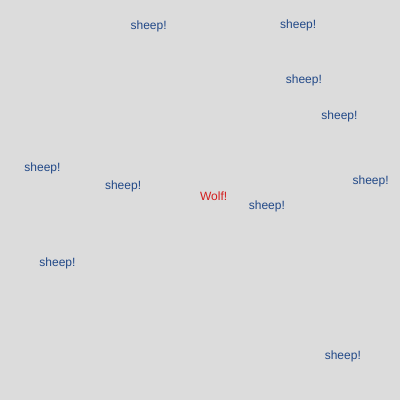
Frame 1 (no input)
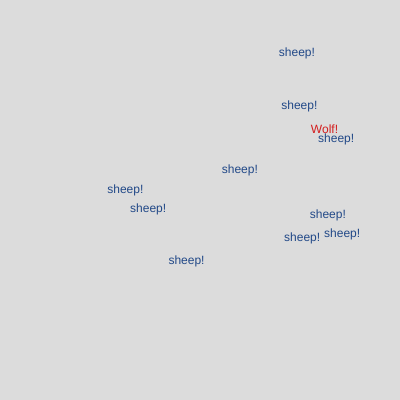
Frame 60 (no input)
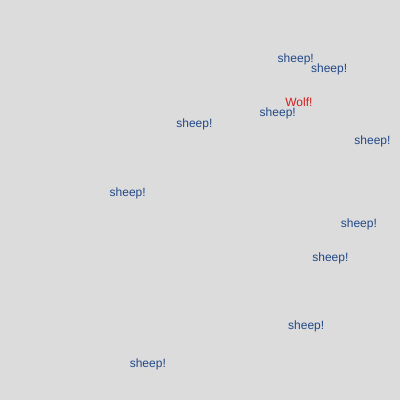
Frame 120 (the mouse pressed at the canvas centre since frame 60)

The p5.js sketch that drew these frames (run headless with seeded random() and noise() and a simulated clock; from frame 60 on, the mouse is pressed at the canvas centre):

// p5.js sketch
// ── sketch.js
//This code reproduce the comportement of an attacker (the wolf) and some other species (the sheep).
//The comportement could be improve, the escape of the sheep more realistic for example.
//If the random is good, the wolf run from the sheep to an another, it works pretty well.


var w;
var s;
var sheeps = new Array();

var imgWolf, imgSheep;


var selectedSheep = null
var previousSheep = null;

const BORDER_LIMIT = 50;

function setup() {
  createCanvas(400, 400);
  w = new Wolf();

  //Generation of the sheeps
  for(var i=0; i<10; i++){
    sheeps.push(new Sheep(i*10));
  }
}

function draw() {
  background(220);
  var closestSheep = createVector(0, height);

  //for each sheep, i calculate the distance between the wolf and the sheep. I keep the closest sheep to move the wolf to the sheep.
  for(var i=0; i<sheeps.length; i++){
    sheeps[i].update();
    sheeps[i].display();
    var distanceVector = w.calculateDistanceFrom(sheeps[i].pos);
    if(distanceVector.mag() < closestSheep.mag()){
      closestSheep = distanceVector;
      previousSheep = selectedSheep;
      selectedSheep = i;
    }
  }

  //the previous sheep is safe from the wolf
  if(!!previousSheep){
    sheeps[previousSheep].escapedFromTheWolf();
  }

  //the sheep is designed as target for the wolf
  if(selectedSheep !== null && !!sheeps[selectedSheep] && !sheeps[selectedSheep].isChased){
    sheeps[selectedSheep].runAwayFromWolf(closestSheep);
  }
  w.runAfterSheep(closestSheep);
  w.update();
  w.display();
}

function Wolf(){
  this.pos = createVector(width/2, height/2);
  this.vel = createVector(0, 0);
  this.acc = createVector(0, 0);
  this.closestSheep = height;
  this.isInAttackMode = false;

  this.update = function(){
    this.vel.add(this.acc);
    this.pos.add(this.vel);

    //if the wolf is in attack mode, it follows the sheep and it's acceleration is not modified.
    if(!this.isInAttackMode){

      //Some test to avoid to be blocked on a wall
      //Check limit for x
      if(this.pos.x > width - BORDER_LIMIT){
        fill(14,14,14)

        //At the beginning, i used perlin noise instead of random. But each time my sheep and my wolf finished against a wall.
        //Perlin noise was good if i used it to change position but not the acceleration.
        this.acc = createVector(random(-0.5, -0.1), this.acc.y)
      } else if(this.pos.x < BORDER_LIMIT){
        this.acc = createVector(random(0.1, 0.5), this.acc.y)
      } else {
        this.acc = createVector(0, this.acc.y);
      }

      //Check limit for y
      if(this.pos.y > height-BORDER_LIMIT){
        this.acc = createVector(this.acc.x, random(-0.5, -0.1))
      } else if(this.pos.y < BORDER_LIMIT){
        this.acc = createVector(this.acc.x, random(0.5, 0.1))
      } else {
        this.acc = createVector(this.acc.x, 0);
      }
    }

    this.pos.x = constrain(this.pos.x, 0, width);
    this.pos.y = constrain(this.pos.y, 0, height);
  }

  //calculate the distance between the selected sheep and the wolf
  this.calculateDistanceFrom = function(otherPosition){
    var distanceVectorBetween = p5.Vector.sub(otherPosition, this.pos);
    return distanceVectorBetween;
  }

  //Set the sheep's vector as the acceleration's wolf
  this.runAfterSheep = function(closestSheepVector){
    this.acc = closestSheepVector.normalize();
    this.vel.add(this.acc);
    this.pos.add(this.vel);
    this.isInAttackMode = true;
    this.acc.mult(0);
  }

  this.display = function(){
    fill(211, 29, 29)
    text('Wolf!', this.pos.x, this.pos.y);
  }
}

function Sheep(index){
  this.pos = createVector(random(width), random(height));
  this.vel = createVector(0, 0);
  this.acc = createVector(random(-0.1,0.1), random(-0.1, 0.1));

  this.isChased = false;

  this.update = function(){
    this.vel.add(this.acc);
    this.pos.add(this.vel);

    //Same test as the wolf, to avoid to be blocked against a wall
    //Check limit for x
    if(this.pos.x > width - BORDER_LIMIT){
      fill(14,14,14)
      this.acc = createVector(random(-0.5, -0.1), this.acc.y)
    } else if(this.pos.x < BORDER_LIMIT){
      this.acc = createVector(random(0.1, 0.5), this.acc.y)
    } else {
      this.acc = createVector(0, this.acc.y);
    }

    //Check limit for y
    if(this.pos.y > height-BORDER_LIMIT){
      this.acc = createVector(this.acc.x, random(-0.5, -0.1))
    } else if(this.pos.y < BORDER_LIMIT){
      this.acc = createVector(this.acc.x, random(0.5, 0.1))
    } else {
      this.acc = createVector(this.acc.x, 0);
    }


    this.pos.x = constrain(this.pos.x, 0, width);
    this.pos.y = constrain(this.pos.y, 0, height);
  }

  //The sheep goes in the same direction as the wolf
  this.runAwayFromWolf = function(wolfVector){
    this.isChased = true
    this.acc = wolfVector.normalize();
    this.vel.add(this.acc);
    this.pos.add(this.vel);
    this.acc.mult(0);
  }

  this.escapedFromTheWolf = function(){
    this.isChased = false;
  }

  this.display = function(){
    fill(33, 72, 135);
    text('sheep!',this.pos.x, this.pos.y);
  }
}
